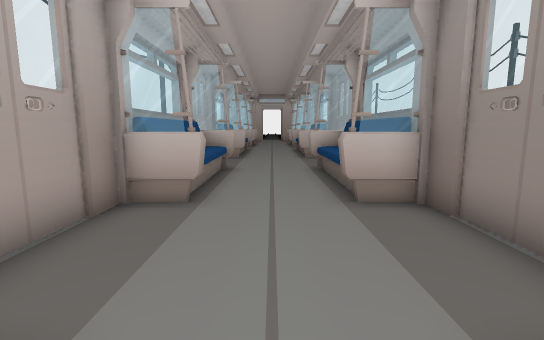
[1] (above)

13 first-person views from a walk through a Unity game level. The camera is 1.4 m above the floor, tilts 8° down and sees 85° across. The floor is counted in squares, 1 m on a side. Each view is taken from the middle of a square. On the plan, view 1 faces up. The plan holds only what a view shows up to about 14 squares ahead; the rest is blank. The place goes on beyond the plan. The player is left out. Some animated figures are left out. Door leaves are left out, so doorways stand open.

[2]
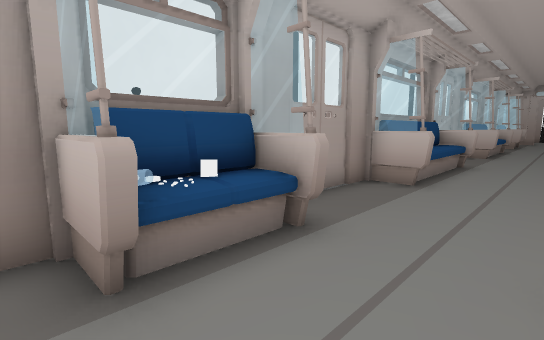

[3]
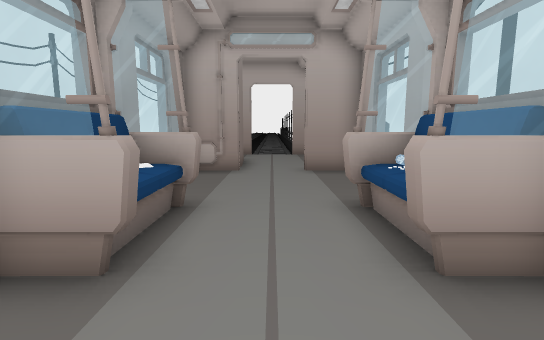

[4]
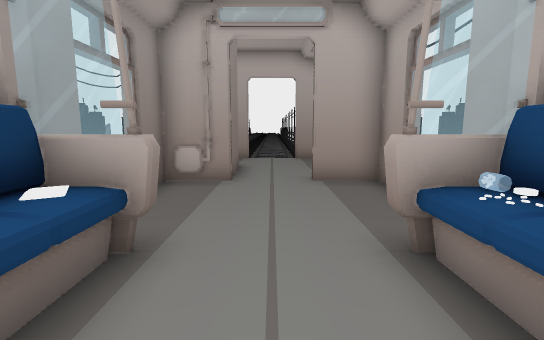

[5]
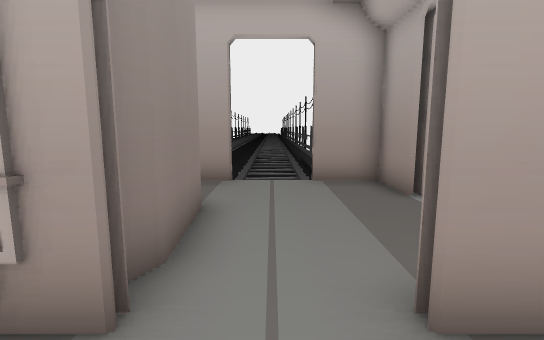

[6]
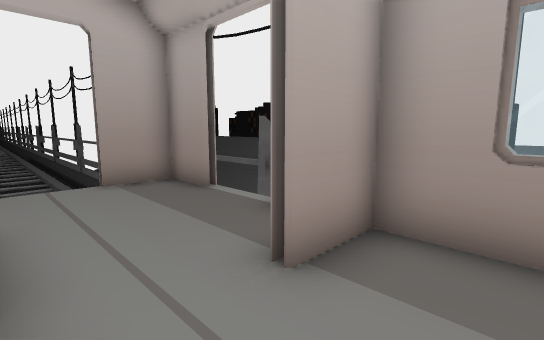

[7]
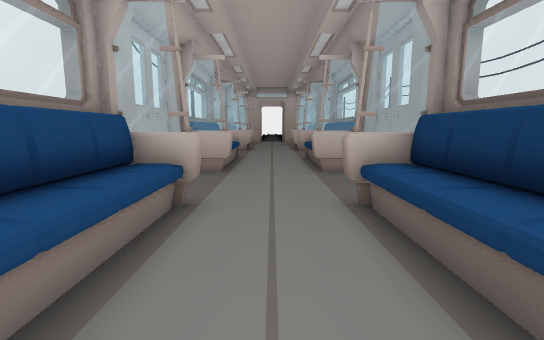

[8]
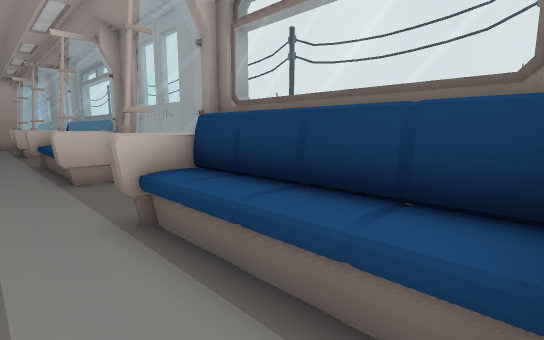

[9]
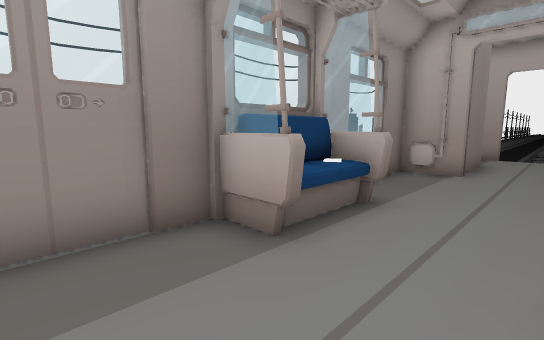

[10]
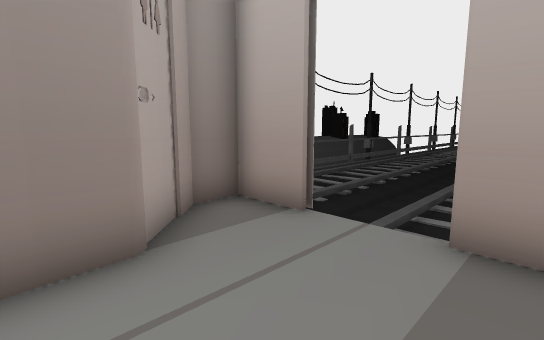

[11]
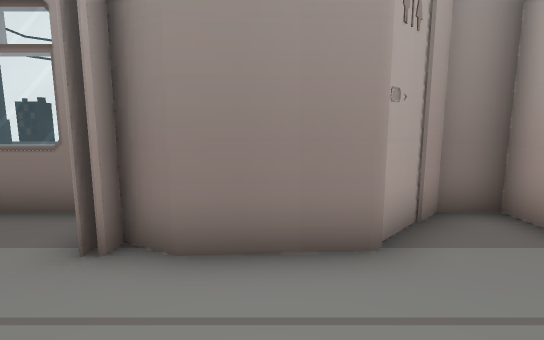

[12]
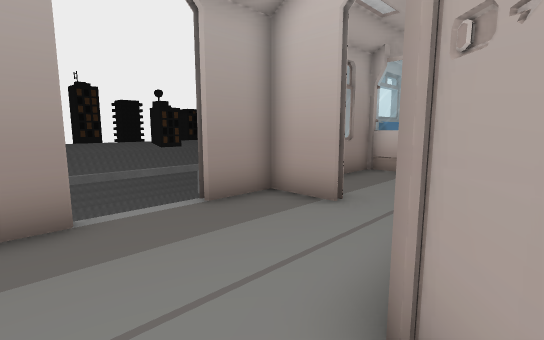

[13]
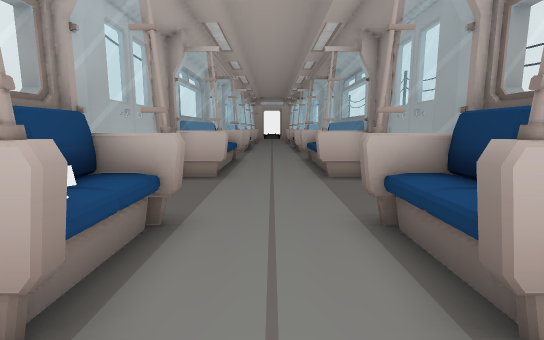

### Floor plan
Points are (right, up) in squares from view 1. A wall is a line through its corners. A room is listed if a view was taken in it or the views show most of it. See-through windows are left out.
Room 1 (views 1, 2, 3, 4, 5, 6, 7, 8, 9, 13)
walls: (-1.2, 5.5) (-2.9, 5.5); (1.3, 1.4) (3, 1.4) (3, 5.5) (1.3, 5.5); (2.9, 3.2) (3, 3.8); (2.7, 5.4) (2.7, 5.9); (-1.6, 1.4) (-1.6, 0.4); (2.4, 5.9) (2.4, 10.1); (-1.2, 1.1) (-2.9, 1.1); (3.1, 3.1) (2.9, 3.6); (-2.9, 5.9) (-2.9, -5.9) (-1.1, -5.9); (-2.6, 1.4) (-1.2, 1.4); (-2.5, 1.2) (-2.5, -1.4); (2.7, 1) (2.7, 1.5); (-1.6, -0.4) (-1.6, -1.4); (-1.3, -1.4) (-2.9, -1.4); (2.3, -1.2) (3, -1.2) (3, 1.1) (1.3, 1.1); (-2.8, -1.1) (-1.2, -1.1); (2.4, -1.4) (2.4, 1.4); (2.7, -1.6) (2.7, -1.1); (-1.3, 10.2) (-2.5, 10.2) (-2.5, 5.9); (2.7, 10) (2.7, 10.6); (-1.6, 10.5) (-1.6, 6.4); (3, 10.2) (1.2, 10.2); (-2.9, 10.4) (-2.9, 6.1); (3, 10.7) (3, 14.5) (1.2, 14.5); (-2.9, 11.4) (-2.9, 10.5); (1.1, -5.9) (3, -5.9) (3, -1.6); (-1.3, 14.5) (-2.9, 14.5) (-2.9, 11.5)
low walls: (1.5, 5.9) (1.5, 10.1); (1.7, 5.9) (1.7, 10.1); (-1.7, 1) (-1.7, 0.5); (-1.7, -0.5) (-1.7, -1.1); (1.7, -0.5) (1.7, 1); (1.5, -0.6) (1.5, 1); (-1.7, 10.1) (-1.7, 6.5)
ways out: open door at (0, -6) to room 2
objects: other object (-2, 0); other object (2, -1)
Room 2 (views 10, 11, 12)
walls: (-2.9, -10.1) (-2.9, -11.9) (-1.1, -11.9); (-3.1, -10) (-3.1, -10.5); (-1.1, -6.2) (-2.9, -6.2) (-2.9, -7.9); (1.1, -11.9) (3, -11.9) (3, -10.8) (1.3, -9.1) (1.1, -7)
ways out: open door at (0, -6) to room 1; open door at (-3, -9); open door at (0, -12)

Where each view was taken, in squares from view 1:
view 1: 0 up, 0 right, facing up
view 2: 2 down, 1 right, facing up-left
view 3: 4 up, 0 right, facing down
view 4: 2 up, 0 right, facing down
view 5: 4 down, 0 right, facing down
view 6: 4 down, 1 right, facing down-left
view 7: 5 up, 0 right, facing up
view 8: 6 up, 0 right, facing up-right
view 9: 4 up, 1 left, facing down-right
view 10: 8 down, 2 left, facing down-right
view 11: 8 down, 2 left, facing right
view 12: 11 down, 2 right, facing up-left
view 13: 3 down, 0 right, facing up
